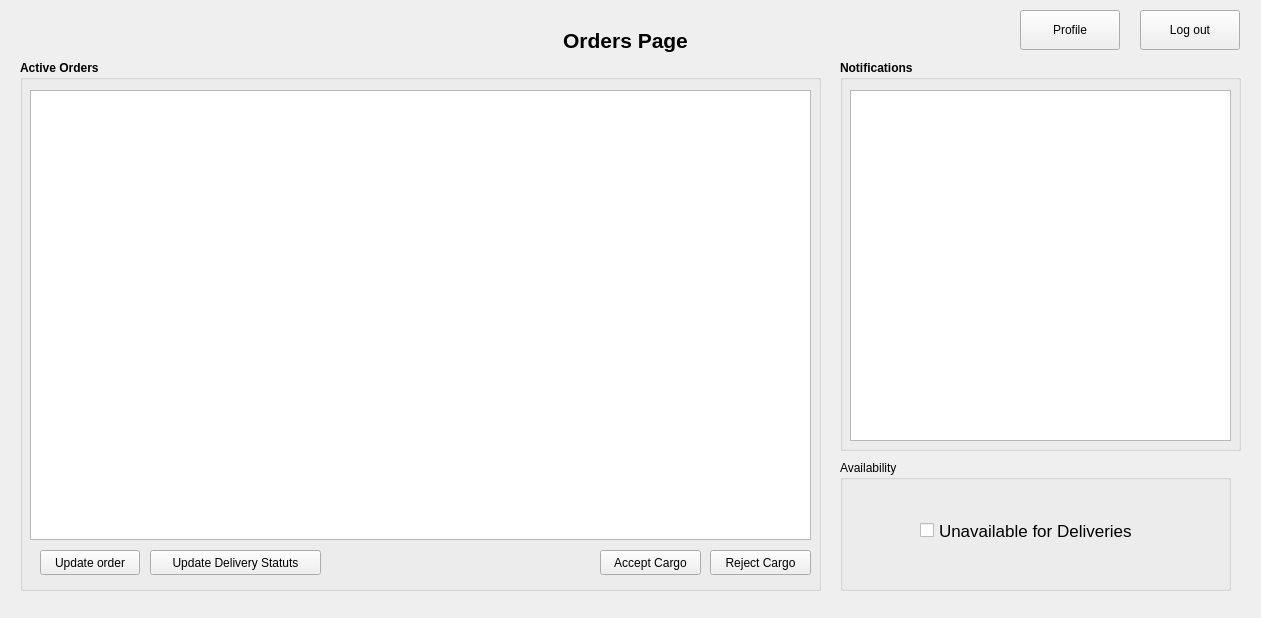
<?xml version="1.0" encoding="UTF-8"?>
<ui version="4.0">
 <class>dr_dashboard</class>
 <widget class="QWidget" name="dr_dashboard">
  <property name="geometry">
   <rect>
    <x>0</x>
    <y>0</y>
    <width>1261</width>
    <height>618</height>
   </rect>
  </property>
  <property name="windowTitle">
   <string>Form</string>
  </property>
  <widget class="QGroupBox" name="ActiveOrdersPlace">
   <property name="geometry">
    <rect>
     <x>20</x>
     <y>60</y>
     <width>801</width>
     <height>531</height>
    </rect>
   </property>
   <property name="font">
    <font>
     <weight>75</weight>
     <bold>true</bold>
    </font>
   </property>
   <property name="title">
    <string>Active Orders</string>
   </property>
   <widget class="QTableView" name="tableView">
    <property name="geometry">
     <rect>
      <x>10</x>
      <y>30</y>
      <width>781</width>
      <height>450</height>
     </rect>
    </property>
    <property name="font">
     <font>
      <weight>50</weight>
      <bold>false</bold>
     </font>
    </property>
   </widget>
   <widget class="QPushButton" name="acceptcargoBtn">
    <property name="geometry">
     <rect>
      <x>580</x>
      <y>490</y>
      <width>101</width>
      <height>25</height>
     </rect>
    </property>
    <property name="font">
     <font>
      <weight>50</weight>
      <bold>false</bold>
     </font>
    </property>
    <property name="text">
     <string>Accept Cargo</string>
    </property>
   </widget>
   <widget class="QPushButton" name="orderupdateBtn">
    <property name="geometry">
     <rect>
      <x>20</x>
      <y>490</y>
      <width>100</width>
      <height>25</height>
     </rect>
    </property>
    <property name="font">
     <font>
      <weight>50</weight>
      <bold>false</bold>
     </font>
    </property>
    <property name="text">
     <string>Update order</string>
    </property>
   </widget>
   <widget class="QPushButton" name="rejectcargoBtn">
    <property name="geometry">
     <rect>
      <x>690</x>
      <y>490</y>
      <width>101</width>
      <height>25</height>
     </rect>
    </property>
    <property name="font">
     <font>
      <weight>50</weight>
      <bold>false</bold>
     </font>
    </property>
    <property name="text">
     <string>Reject Cargo</string>
    </property>
   </widget>
   <widget class="QPushButton" name="pushButton">
    <property name="geometry">
     <rect>
      <x>130</x>
      <y>490</y>
      <width>171</width>
      <height>25</height>
     </rect>
    </property>
    <property name="font">
     <font>
      <weight>50</weight>
      <bold>false</bold>
     </font>
    </property>
    <property name="text">
     <string>Update Delivery Statuts</string>
    </property>
   </widget>
  </widget>
  <widget class="QLabel" name="label">
   <property name="geometry">
    <rect>
     <x>540</x>
     <y>10</y>
     <width>171</width>
     <height>61</height>
    </rect>
   </property>
   <property name="font">
    <font>
     <pointsize>16</pointsize>
     <weight>75</weight>
     <bold>true</bold>
    </font>
   </property>
   <property name="text">
    <string>Orders Page</string>
   </property>
   <property name="alignment">
    <set>Qt::AlignCenter</set>
   </property>
  </widget>
  <widget class="QGroupBox" name="NotificationPlace">
   <property name="geometry">
    <rect>
     <x>840</x>
     <y>60</y>
     <width>401</width>
     <height>391</height>
    </rect>
   </property>
   <property name="font">
    <font>
     <weight>75</weight>
     <bold>true</bold>
    </font>
   </property>
   <property name="title">
    <string>Notifications</string>
   </property>
   <widget class="QListView" name="listView">
    <property name="geometry">
     <rect>
      <x>10</x>
      <y>30</y>
      <width>381</width>
      <height>351</height>
     </rect>
    </property>
    <property name="font">
     <font>
      <weight>50</weight>
      <bold>false</bold>
     </font>
    </property>
   </widget>
  </widget>
  <widget class="QGroupBox" name="groupBox">
   <property name="geometry">
    <rect>
     <x>840</x>
     <y>460</y>
     <width>391</width>
     <height>131</height>
    </rect>
   </property>
   <property name="title">
    <string>Availability</string>
   </property>
   <widget class="QCheckBox" name="availabiltyInput">
    <property name="geometry">
     <rect>
      <x>80</x>
      <y>50</y>
      <width>241</width>
      <height>41</height>
     </rect>
    </property>
    <property name="font">
     <font>
      <pointsize>13</pointsize>
     </font>
    </property>
    <property name="inputMethodHints">
     <set>Qt::ImhNone</set>
    </property>
    <property name="text">
     <string>Unavailable for Deliveries</string>
    </property>
    <property name="iconSize">
     <size>
      <width>32</width>
      <height>32</height>
     </size>
    </property>
    <property name="checked">
     <bool>false</bool>
    </property>
    <property name="tristate">
     <bool>true</bool>
    </property>
   </widget>
  </widget>
  <widget class="QPushButton" name="viewprofileBtn">
   <property name="geometry">
    <rect>
     <x>1020</x>
     <y>10</y>
     <width>100</width>
     <height>40</height>
    </rect>
   </property>
   <property name="text">
    <string>Profile</string>
   </property>
  </widget>
  <widget class="QPushButton" name="logoutBtn">
   <property name="geometry">
    <rect>
     <x>1140</x>
     <y>10</y>
     <width>100</width>
     <height>40</height>
    </rect>
   </property>
   <property name="text">
    <string>Log out</string>
   </property>
  </widget>
 </widget>
 <resources/>
 <connections/>
</ui>
